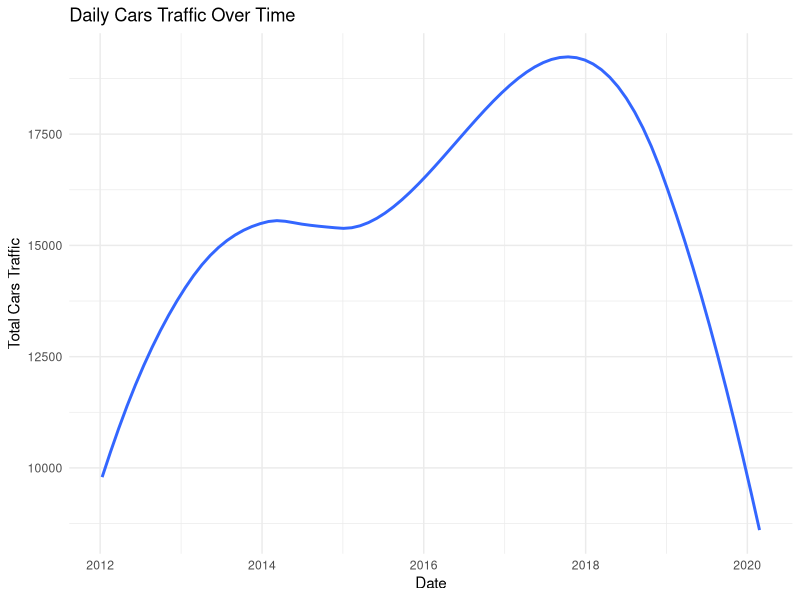
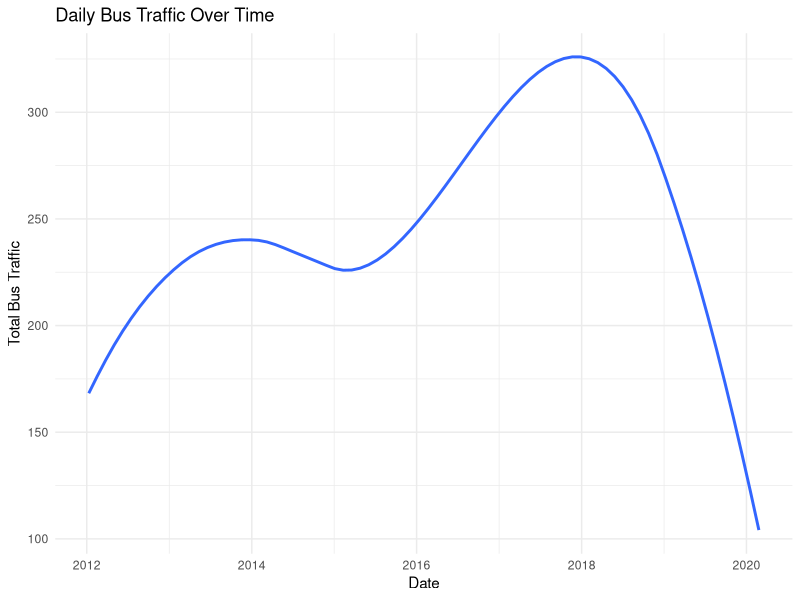
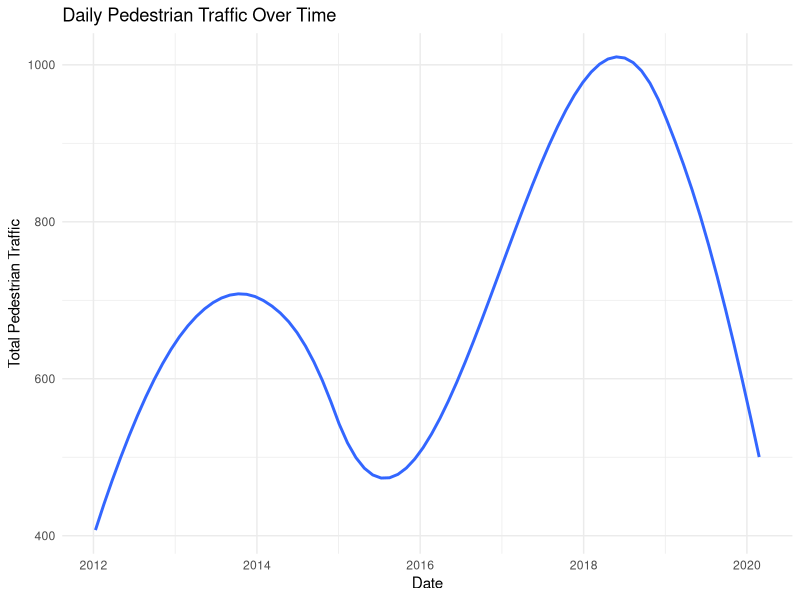
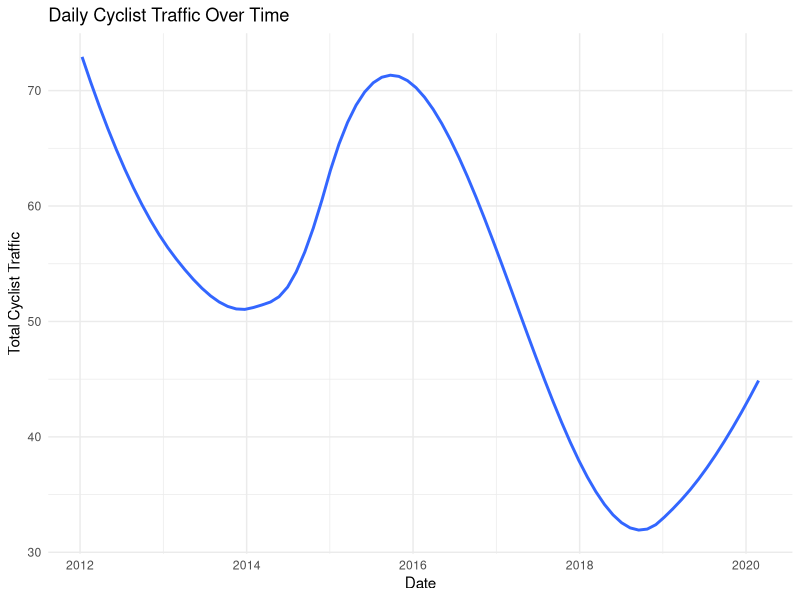
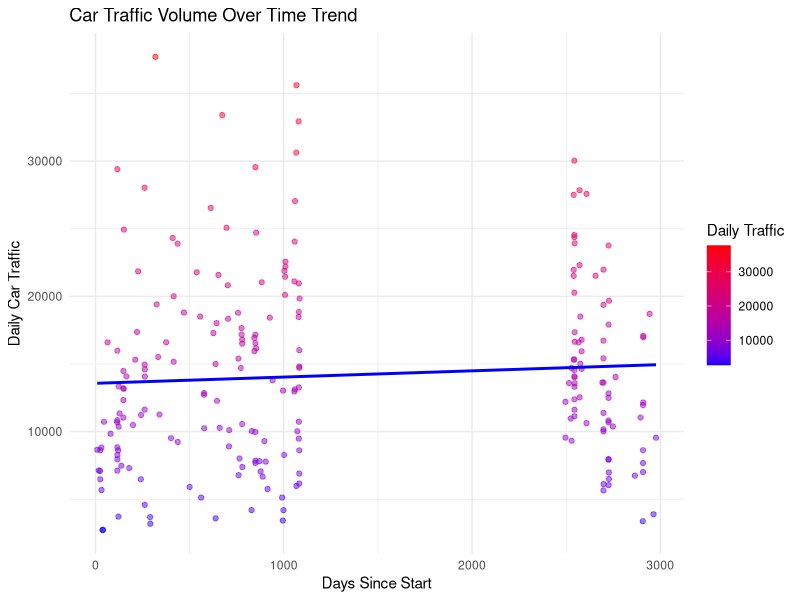
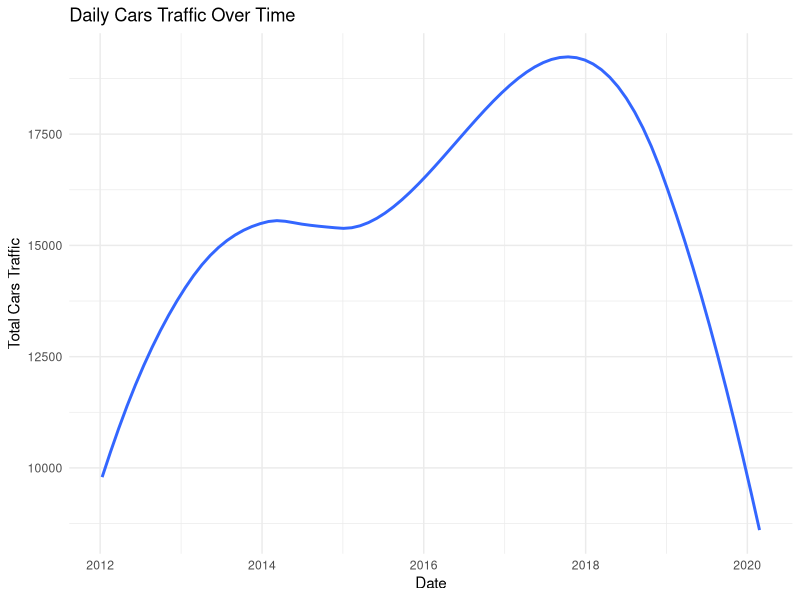
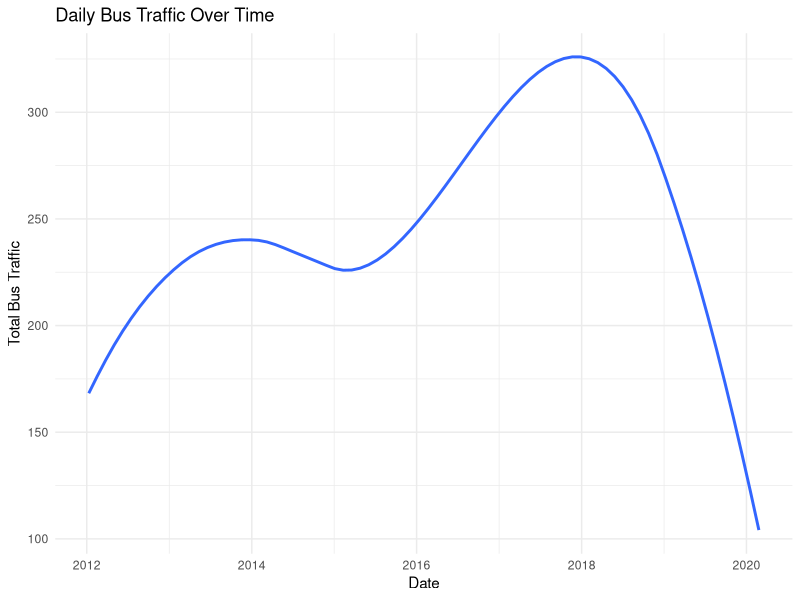
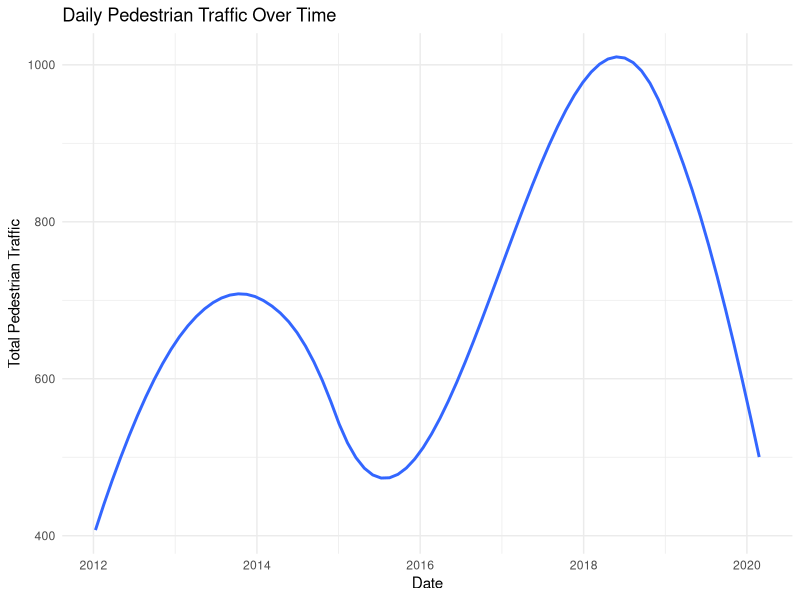

Here is the R script that generated these plots, in order:
#### Preamble ####
# Purpose: Exploration of the dataset to gather trends and determine appropriate models  
# Author: Maria Mangru
# Date: 18th April 2024 
# Contact:maria.mangru@mail.utoronto.ca
# License: MIT


#### Workspace setup ####
# Load necessary libraries
library(dplyr)
library(ggplot2)
library(tidyr)
library(readr)
library(here)

### Creating Summary Statistics and Visualizations ###

# Load the cleaned data
analysis_data <- read_csv(here("data", "analysis_data", "cleaned-data.csv"))

# Summary Statistics

# Generate and view summary statistics for traffic data
summary_stats <- analysis_data %>%
  summarise(
    Mean_Cars = mean(daily_cars, na.rm = TRUE),
    Median_Cars = median(daily_cars, na.rm = TRUE),
    Mean_Buses = mean(daily_bus, na.rm = TRUE),
    Median_Buses = median(daily_bus, na.rm = TRUE),
    Mean_Pedestrians = mean(daily_peds, na.rm = TRUE),
    Median_Pedestrians = median(daily_peds, na.rm = TRUE),
    Mean_Bicycles = mean(daily_bike, na.rm = TRUE),
    Median_Bicycles = median(daily_bike, na.rm = TRUE)
  ) 
# Display the summary statistics
View(summary_stats)

# Visualize Data

# Visualizing daily car traffic over time
line_graph_car <- analysis_data %>%
  ggplot(aes(x = count_date, y = daily_cars)) +
  geom_smooth(se = FALSE) +  
  labs(title = "Daily Cars Traffic Over Time",
       x = "Date",
       y = "Total Cars Traffic") +
  theme_minimal()

# Display car traffic plot
line_graph_car

# Save car traffic plot
ggsave("./other/outputs/car_traffic_over_time.png", plot = line_graph_car, width = 12, height = 6, units = "in", create.dir = TRUE)

# Visualizing daily bus traffic over time
line_graph_buses <- analysis_data %>%
  ggplot(aes(x = count_date, y = daily_bus)) +
  geom_smooth(se = FALSE) +
  labs(title = "Daily Bus Traffic Over Time",
       x = "Date",
       y = "Total Bus Traffic") +
  theme_minimal()

# Display bus traffic plot
line_graph_buses

# Save bus traffic plot
ggsave("./other/outputs/bus_traffic_over_time.png", plot = line_graph_buses, width = 12, height = 6, units = "in", create.dir = TRUE)

# Visualizing daily pedestrian traffic over time
line_graph_pedestrians <- analysis_data %>%
  ggplot(aes(x = count_date, y = daily_peds)) +
  geom_smooth(se = FALSE) +
  labs(title = "Daily Pedestrian Traffic Over Time",
       x = "Date",
       y = "Total Pedestrian Traffic") +
  theme_minimal()

# Display pedestrian traffic plot
line_graph_pedestrians

# Save pedestrian traffic plot
ggsave("./other/outputs/pedestrian_traffic_over_time.png", plot = line_graph_pedestrians, width = 12, height = 6, units = "in", create.dir = TRUE)

# Visualizing daily bike traffic over time
line_graph_cyclists <- analysis_data %>%
  ggplot(aes(x = count_date, y = daily_bike)) +
  geom_smooth(se = FALSE) +
  labs(title = "Daily Cyclist Traffic Over Time",
       x = "Date",
       y = "Total Cyclist Traffic") +
  theme_minimal()

# Display cyclist traffic plot
line_graph_cyclists

# Save cyclist traffic plot
ggsave("./other/outputs/cyclist_traffic_over_time.png", plot = line_graph_cyclists, width = 12, height = 6, units = "in", create.dir = TRUE)



# Visualizing car traffic with respect to the time trend
time_trend_graph_car <- analysis_data %>%
  ggplot(aes(x = time_trend, y = daily_cars)) +
  geom_point(aes(color = daily_cars), alpha = 0.5) + 
  geom_smooth(method = "lm", se = FALSE, color = "blue") +  
  scale_color_gradient(low = "blue", high = "red") +
  labs(title = "Car Traffic Volume Over Time Trend",
       x = "Days Since Start",
       y = "Daily Car Traffic",
       color = "Daily Traffic") +
  theme_minimal()

# Display car traffic plot with time trend
time_trend_graph_car

# Save the car traffic plot with time trend
ggsave("./other/outputs/car_traffic_over_time.png", plot = line_graph_car, width = 12, height = 6, units = "in", create.dir = TRUE)






